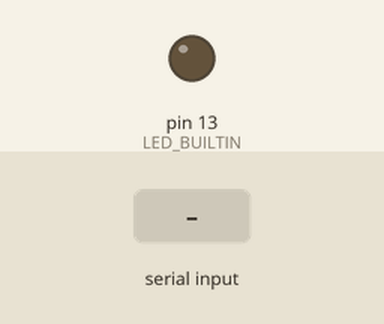
Recording of a sketch running on a simulated Arduino Uno, built with avr-gcc and run on an emulated ATmega328P. On the bench: output pins drawn as LEDs (lit = HIGH). The inputs (shaded band) are chosen by the test bench.

Above: at 1.2 s.
1.3 s: "o" received over Serial
At 1.7 s:
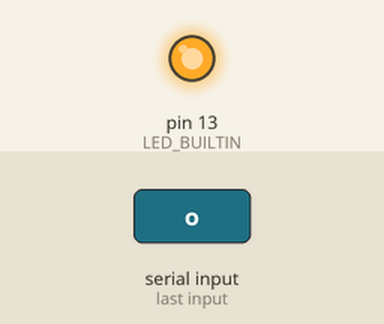
2.8 s: "x" received over Serial
At 4.1 s:
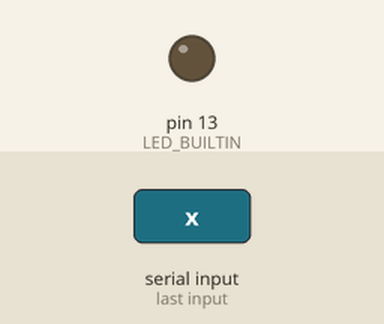
Timing chart, 0 to 5.8 s (numbered marks = the images above; inputs shaded):
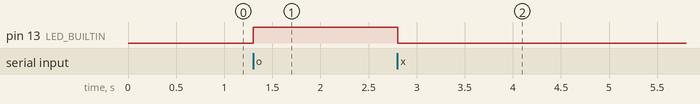

Measured:
- after the input at 1.3 s, pin 13 (LED_BUILTIN): LOW → HIGH at once
- after the input at 2.8 s, pin 13 (LED_BUILTIN): HIGH → LOW at once

The sketch:

serial_server.ino
```cpp
/*
  Serial Server
     - Respond to single character commands received via serial
*/

void setup() {
  // initialize serial port
  Serial.begin(19200);

  // Initialize output pins
  pinMode(LED_BUILTIN, OUTPUT);
}

void loop() {

  // Check for any incoming bytes
  if (Serial.available() > 0) {
    char newChar = Serial.read();

    // Respond to command "o"
    if(newChar == 'x') {
      // Turn off LED pin 13
      digitalWrite(LED_BUILTIN, LOW);
    }

    // Respond to command "x"
    if(newChar == 'o') {
      // Turn on LED pin 13
      digitalWrite(LED_BUILTIN, HIGH);
    }

  }

  // Wait a bit
  delay(10);
}
```
